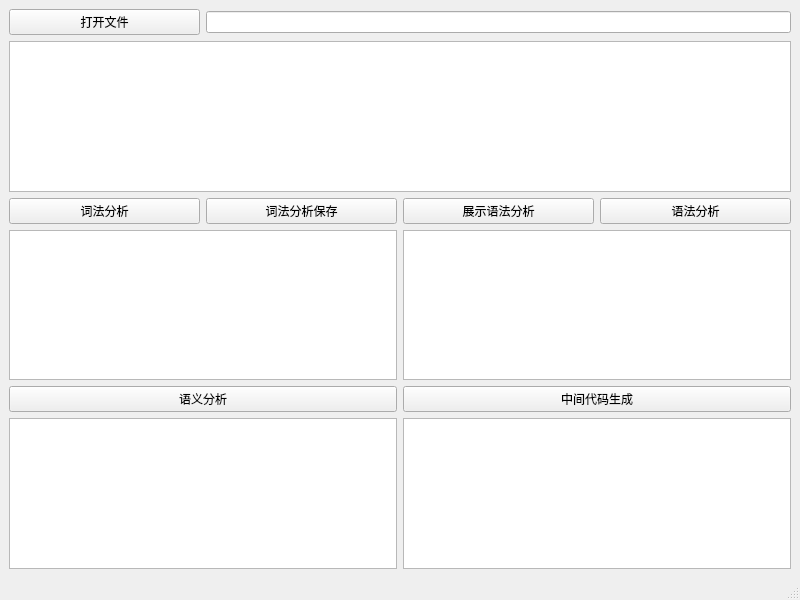
<?xml version="1.0" encoding="UTF-8"?>
<ui version="4.0">
 <class>MainWindow</class>
 <widget class="QMainWindow" name="MainWindow">
  <property name="geometry">
   <rect>
    <x>0</x>
    <y>0</y>
    <width>800</width>
    <height>600</height>
   </rect>
  </property>
  <property name="windowTitle">
   <string>MainWindow</string>
  </property>
  <widget class="QWidget" name="centralwidget">
   <layout class="QGridLayout" name="gridLayout">
    <item row="0" column="0">
     <widget class="QPushButton" name="pushButton">
      <property name="text">
       <string>打开文件</string>
      </property>
     </widget>
    </item>
    <item row="2" column="0">
     <widget class="QPushButton" name="cifa">
      <property name="text">
       <string>词法分析</string>
      </property>
     </widget>
    </item>
    <item row="0" column="1" colspan="3">
     <widget class="QLineEdit" name="lineEdit"/>
    </item>
    <item row="1" column="0" colspan="4">
     <widget class="QTextEdit" name="textEdit"/>
    </item>
    <item row="3" column="0" colspan="2">
     <widget class="QTextEdit" name="textEdit_2"/>
    </item>
    <item row="2" column="1">
     <widget class="QPushButton" name="cifa_save">
      <property name="text">
       <string>词法分析保存</string>
      </property>
     </widget>
    </item>
    <item row="2" column="3">
     <widget class="QPushButton" name="yufa">
      <property name="text">
       <string>语法分析</string>
      </property>
     </widget>
    </item>
    <item row="6" column="0" colspan="2">
     <widget class="QTextEdit" name="textEdit_4"/>
    </item>
    <item row="3" column="2" colspan="2">
     <widget class="QTextEdit" name="textEdit_3">
      <property name="maximumSize">
       <size>
        <width>16777215</width>
        <height>16777215</height>
       </size>
      </property>
     </widget>
    </item>
    <item row="6" column="2" colspan="2">
     <widget class="QTextEdit" name="textEdit_5"/>
    </item>
    <item row="2" column="2">
     <widget class="QPushButton" name="yufa_show">
      <property name="text">
       <string>展示语法分析</string>
      </property>
     </widget>
    </item>
    <item row="5" column="0" colspan="2">
     <widget class="QPushButton" name="pushButton_2">
      <property name="text">
       <string>语义分析</string>
      </property>
     </widget>
    </item>
    <item row="5" column="2" colspan="2">
     <widget class="QPushButton" name="pushButton_3">
      <property name="text">
       <string>中间代码生成</string>
      </property>
     </widget>
    </item>
   </layout>
  </widget>
  <widget class="QMenuBar" name="menubar">
   <property name="geometry">
    <rect>
     <x>0</x>
     <y>0</y>
     <width>800</width>
     <height>21</height>
    </rect>
   </property>
  </widget>
  <widget class="QStatusBar" name="statusbar"/>
 </widget>
 <resources/>
 <connections/>
</ui>
